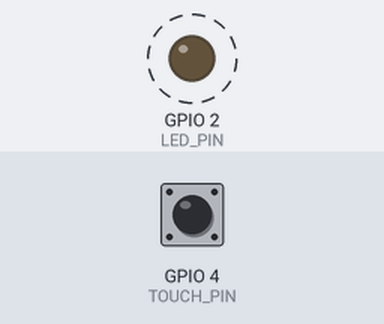
The sketch below on a simulated ESP32. Parts: output pins drawn as LEDs (lit = HIGH). Dashed ring = blinking. The inputs (shaded band) are chosen by the test bench; at power-on: GPIO 4 (TOUCH_PIN) HIGH. What the sketch prints to the serial monitor is not drawn.

Above: at 0.02 s.
Timing chart, 0 to 3.0 s (numbered marks = the images above):
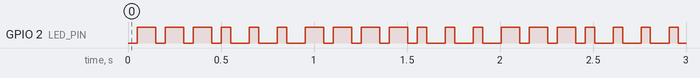

Measured:
- by itself, GPIO 2 (LED_PIN): alternates HIGH for 0.05 s and LOW for 0.10 s

The sketch:

StateMachine.ino
```cpp
// A single button to cycle through three "Modes"
// Mode 0: LED Off
// Mode 1: LED Constant On
// Mode 2: LED Blinking

#define LED_PIN 2

#define TOUCH_PIN 4
#define TOUCH_THRESHOLD 750

#define BAUD_RATE 115200

// State to track the current mode (0, 1 or 2) like an enum
int mode = 0;

bool lastButtonState = HIGH;

void setup()
{
    Serial.begin(BAUD_RATE);
    pinMode(LED_PIN, OUTPUT);
}

void loop()
{
    bool currentButtonState = buttonTouched();
    if (currentButtonState)
    {
        mode++; // Increment the current mode
        if (mode > 2)
            mode = 0; // Bound the mode between 0 and 2

        Serial.print("Mode changed to: ");
        Serial.println(mode);
        delay(50); // Simple debounce
    }
    lastButtonState = currentButtonState;

    // Execute the logic for the current mode
    switch (mode)
    {
    case 0: // OFF
        digitalWrite(LED_PIN, LOW);
        break;

    case 1: // ON
        digitalWrite(LED_PIN, HIGH);
        break;

    case 2: // BLINK
        if ((millis() / 500) % 2 == 0)
        {
            digitalWrite(LED_PIN, HIGH);
        }
        else
        {
            digitalWrite(LED_PIN, LOW);
        }
        break;
    }
}

bool buttonTouched()
{
    int touchValue = touchRead(TOUCH_PIN);
    return touchValue < TOUCH_THRESHOLD;
}
```
